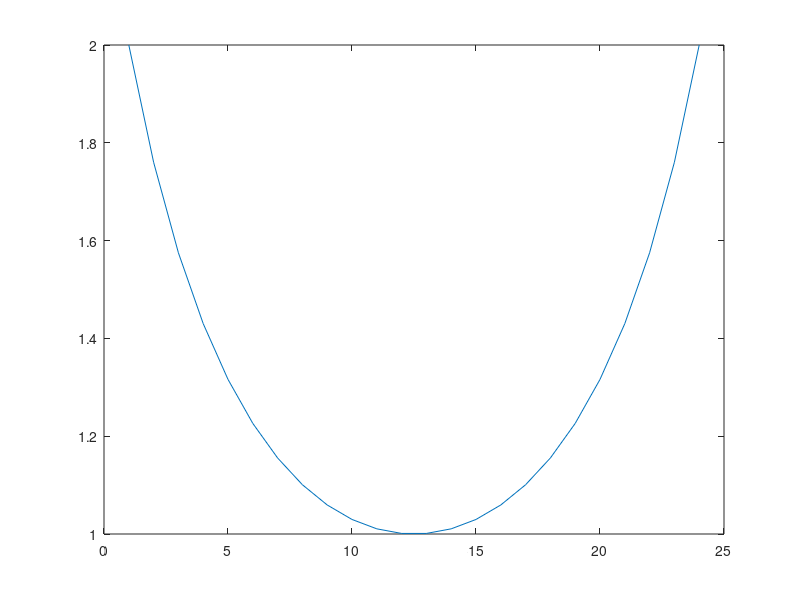
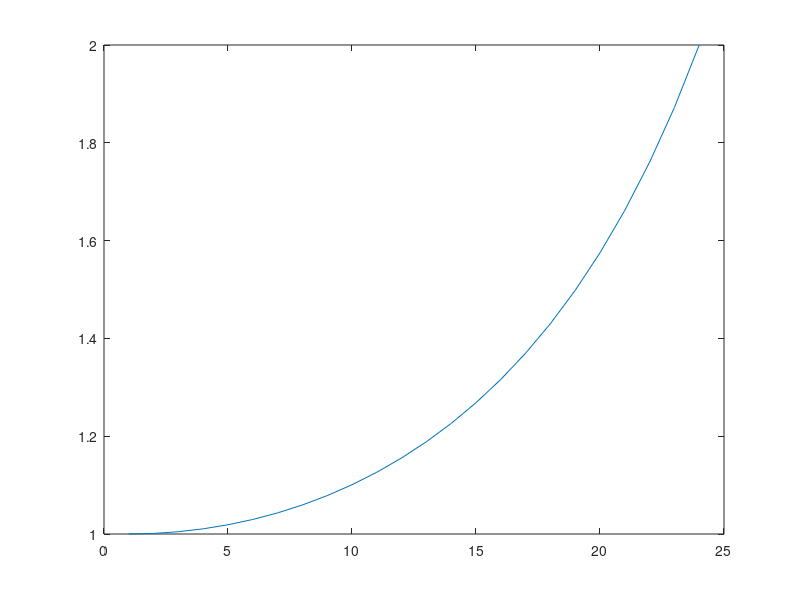
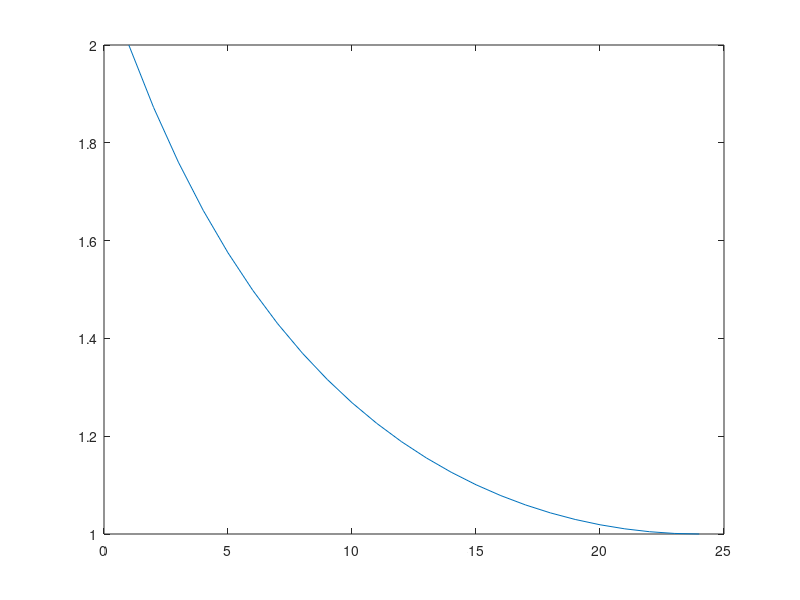
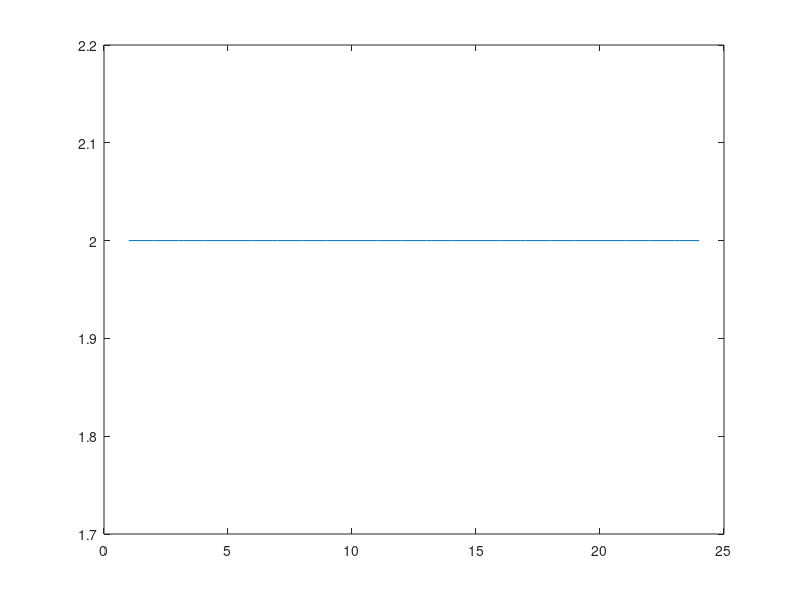

Recreate these plots in MATLAB, in order.
current = 0.1:0.1:2.4;

for i = 1:4
    
    switch i
        case 1
            % Weigh beginning and end of the measured current spectrum
            x = current-mean(current);
        case 2
            % Weigh the beginning of the measured current spectrum
            x = current-min(current);
        case 3
            % Weigh the end of the measured current spectrum
            x = current-max(current);
        case 4
            % Don't apply wieghts
            x = ones(size(current));
    end
    y = x/max(abs(x))*pi/4;
    z = tan(y).^2 + 1;
    
    figure
    plot(z)
end